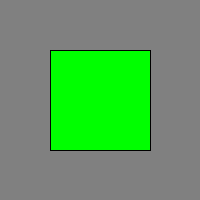
Frame 1 (no input)
Frame 60 (the mouse pressed at the canvas centre just before this capture): identical to frame 1, image omitted
Frame 120 (the mouse held since frame 60 and released just before this capture): identical to frame 1, image omitted

The Processing sketch that drew this single still picture (run headless with seeded random() and noise(); from frame 60 on, the mouse is pressed at the canvas centre):

// Processing sketch: E3_RGB_Colors
// ── E3_RGB_Colors.pde

// Experiment with RGB colors from the color selector.

void setup() {      // Called once when the program is started.
  size(200, 200);   // Canvas size is 200 x 200 pixels.
  background(128);  // Background color is grey (128,128,128).
}

void draw() {       // Called for every frame 
  stroke(0);           // Stroke color is black (0,0,0)
  fill(0,255,0);           // Fill color is green (0,255,0)
  rect(50,50,100,100); // Draw a rectangle at (50,50), size (100x100)
}
